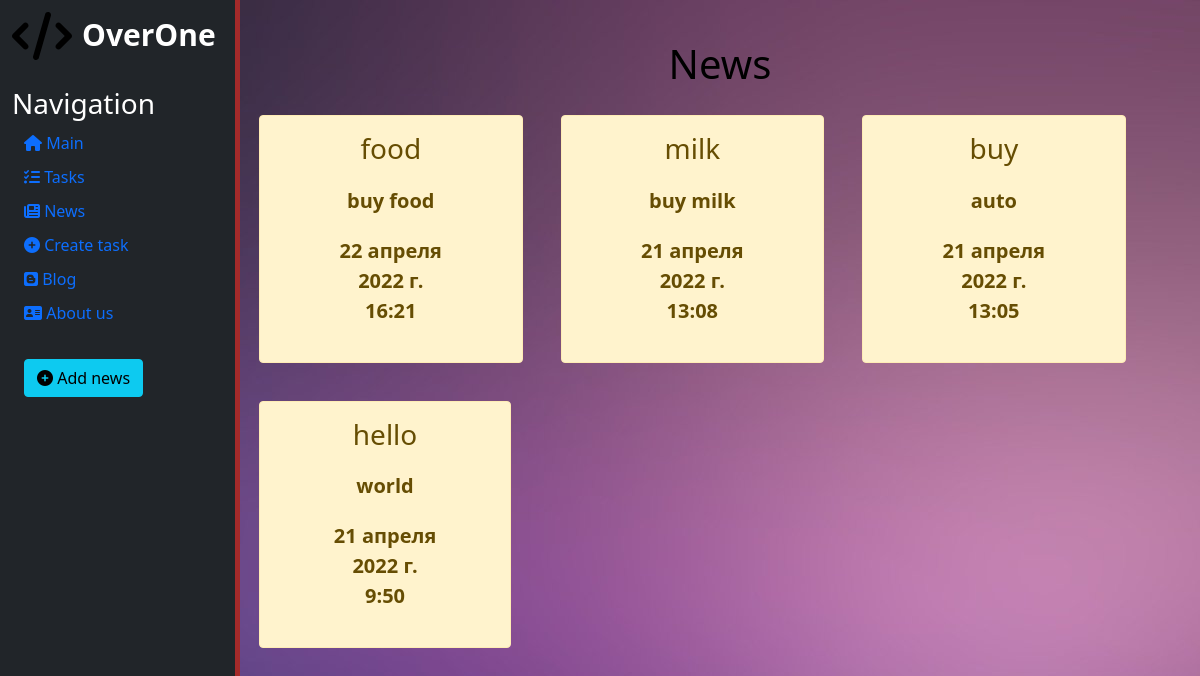
The page /project_news on the database as committed earlier.
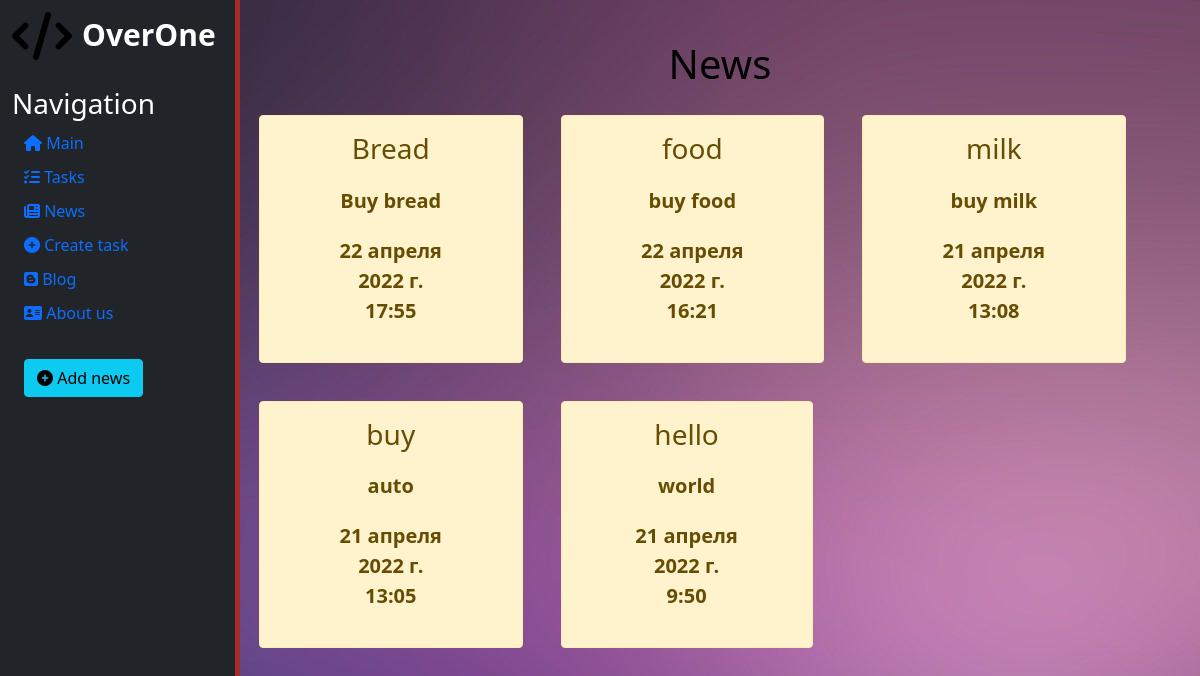
The same page on the database as committed later.
### main/models.py (models this page shows, shortened)
class News(models.Model):
    title = models.CharField('Name', max_length=50)
    text = models.TextField('Caption news')
    date = models.DateTimeField('Date publication')
    class Meta:
        verbose_name = 'News'
        verbose_name_plural = 'News'

### main/views.py (the view)
# urls.py: path('project_news', views.project_news, name='project_news'),
def project_news(request):
    news = News.objects.order_by('-date')
    context = {
        'news': news,
    }
    return render(request, 'main/project_news.html', context)

### main/templates/main/project_news.html (shortened to what this page needs)
{% extends 'base.html' %}
{% block body %}
<h1>News</h1>
{% for el in news %}
    <div class="alert alert-warning">
        <h3>{{ el.title }}</h3>
        <p>{{ el.text }}</p>
        <p>{{ el.date }}</p>
    </div>
{% endfor %}
{% endblock %}

Rows that differ between the two databases and show on the page:
added News: title "Bread", text "Buy bread", date "22 апреля 2022 г. 17:55"
